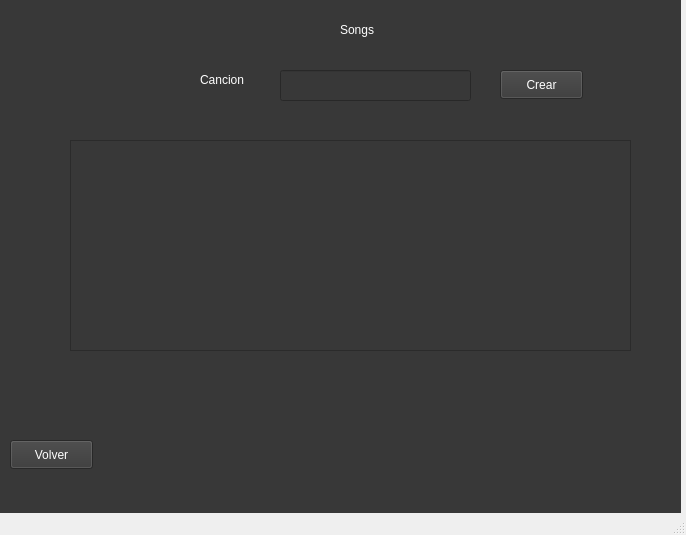
<?xml version="1.0" encoding="UTF-8"?>
<ui version="4.0">
 <class>MainWindow</class>
 <widget class="QMainWindow" name="MainWindow">
  <property name="geometry">
   <rect>
    <x>0</x>
    <y>0</y>
    <width>686</width>
    <height>535</height>
   </rect>
  </property>
  <property name="windowTitle">
   <string>MainWindow</string>
  </property>
  <widget class="QWidget" name="centralwidget">
   <widget class="QStackedWidget" name="Stack">
    <property name="geometry">
     <rect>
      <x>0</x>
      <y>-10</y>
      <width>681</width>
      <height>541</height>
     </rect>
    </property>
    <property name="styleSheet">
     <string notr="true">background-color: rgb(56, 56, 56);</string>
    </property>
    <property name="currentIndex">
     <number>4</number>
    </property>
    <widget class="QWidget" name="page">
     <widget class="QPushButton" name="pushButton">
      <property name="geometry">
       <rect>
        <x>290</x>
        <y>110</y>
        <width>121</width>
        <height>41</height>
       </rect>
      </property>
      <property name="styleSheet">
       <string notr="true">color: rgb(255, 255, 255);
border-bottom-color: rgb(255, 255, 255);</string>
      </property>
      <property name="text">
       <string>Add Songs</string>
      </property>
     </widget>
     <widget class="QPushButton" name="pushButton_2">
      <property name="geometry">
       <rect>
        <x>270</x>
        <y>170</y>
        <width>151</width>
        <height>41</height>
       </rect>
      </property>
      <property name="styleSheet">
       <string notr="true">color: rgb(255, 255, 255);</string>
      </property>
      <property name="text">
       <string>Downloads Songs</string>
      </property>
     </widget>
     <widget class="QLabel" name="label">
      <property name="geometry">
       <rect>
        <x>310</x>
        <y>20</y>
        <width>101</width>
        <height>41</height>
       </rect>
      </property>
      <property name="font">
       <font>
        <family>Segoe UI Emoji</family>
        <pointsize>16</pointsize>
       </font>
      </property>
      <property name="styleSheet">
       <string notr="true">color: rgb(255, 255, 255);</string>
      </property>
      <property name="text">
       <string>INICIO</string>
      </property>
     </widget>
     <widget class="QPushButton" name="pushButton_3">
      <property name="geometry">
       <rect>
        <x>290</x>
        <y>230</y>
        <width>121</width>
        <height>41</height>
       </rect>
      </property>
      <property name="styleSheet">
       <string notr="true">color: rgb(255, 255, 255);</string>
      </property>
      <property name="text">
       <string>Review Songs</string>
      </property>
     </widget>
     <widget class="QPushButton" name="pushButton_4">
      <property name="geometry">
       <rect>
        <x>290</x>
        <y>290</y>
        <width>121</width>
        <height>41</height>
       </rect>
      </property>
      <property name="styleSheet">
       <string notr="true">color: rgb(255, 255, 255);</string>
      </property>
      <property name="text">
       <string>Songs</string>
      </property>
     </widget>
     <widget class="QPushButton" name="pushButton_5">
      <property name="geometry">
       <rect>
        <x>290</x>
        <y>350</y>
        <width>121</width>
        <height>41</height>
       </rect>
      </property>
      <property name="styleSheet">
       <string notr="true">color: rgb(255, 255, 255);</string>
      </property>
      <property name="text">
       <string>Info Songs</string>
      </property>
     </widget>
    </widget>
    <widget class="QWidget" name="page_2">
     <widget class="QLabel" name="label_2">
      <property name="geometry">
       <rect>
        <x>290</x>
        <y>20</y>
        <width>151</width>
        <height>41</height>
       </rect>
      </property>
      <property name="font">
       <font>
        <family>Segoe UI Emoji</family>
        <pointsize>16</pointsize>
       </font>
      </property>
      <property name="styleSheet">
       <string notr="true">color: rgb(255, 255, 255);</string>
      </property>
      <property name="text">
       <string>Add Songs</string>
      </property>
     </widget>
     <widget class="QPushButton" name="pushButton_6">
      <property name="geometry">
       <rect>
        <x>590</x>
        <y>20</y>
        <width>83</width>
        <height>29</height>
       </rect>
      </property>
      <property name="styleSheet">
       <string notr="true">color: rgb(255, 255, 255);</string>
      </property>
      <property name="text">
       <string>Volver</string>
      </property>
     </widget>
     <widget class="QLabel" name="label_4">
      <property name="geometry">
       <rect>
        <x>30</x>
        <y>80</y>
        <width>111</width>
        <height>31</height>
       </rect>
      </property>
      <property name="font">
       <font>
        <family>Segoe UI Emoji</family>
        <pointsize>14</pointsize>
       </font>
      </property>
      <property name="styleSheet">
       <string notr="true">color: rgb(255, 255, 255);</string>
      </property>
      <property name="text">
       <string>Nombre:</string>
      </property>
     </widget>
     <widget class="QLineEdit" name="txtnombreAdd">
      <property name="geometry">
       <rect>
        <x>140</x>
        <y>80</y>
        <width>161</width>
        <height>31</height>
       </rect>
      </property>
      <property name="styleSheet">
       <string notr="true">color: rgb(255, 255, 255);
font: 700 10pt &quot;Segoe UI&quot;;</string>
      </property>
     </widget>
     <widget class="QLabel" name="label_5">
      <property name="geometry">
       <rect>
        <x>30</x>
        <y>130</y>
        <width>111</width>
        <height>41</height>
       </rect>
      </property>
      <property name="font">
       <font>
        <family>Segoe UI Emoji</family>
        <pointsize>14</pointsize>
       </font>
      </property>
      <property name="styleSheet">
       <string notr="true">color: rgb(255, 255, 255);</string>
      </property>
      <property name="text">
       <string>Cantante:</string>
      </property>
     </widget>
     <widget class="QLabel" name="label_6">
      <property name="geometry">
       <rect>
        <x>30</x>
        <y>190</y>
        <width>111</width>
        <height>31</height>
       </rect>
      </property>
      <property name="font">
       <font>
        <family>Segoe UI Emoji</family>
        <pointsize>14</pointsize>
       </font>
      </property>
      <property name="styleSheet">
       <string notr="true">color: rgb(255, 255, 255);</string>
      </property>
      <property name="text">
       <string>Genero:</string>
      </property>
     </widget>
     <widget class="QLabel" name="label_7">
      <property name="geometry">
       <rect>
        <x>30</x>
        <y>250</y>
        <width>111</width>
        <height>31</height>
       </rect>
      </property>
      <property name="font">
       <font>
        <family>Segoe UI Emoji</family>
        <pointsize>14</pointsize>
       </font>
      </property>
      <property name="styleSheet">
       <string notr="true">color: rgb(255, 255, 255);</string>
      </property>
      <property name="text">
       <string>Precio:</string>
      </property>
     </widget>
     <widget class="QLineEdit" name="txtcantanteAdd">
      <property name="geometry">
       <rect>
        <x>140</x>
        <y>140</y>
        <width>161</width>
        <height>31</height>
       </rect>
      </property>
      <property name="styleSheet">
       <string notr="true">color: rgb(255, 255, 255);
font: 700 10pt &quot;Segoe UI&quot;;</string>
      </property>
     </widget>
     <widget class="QLineEdit" name="txtprecioAdd">
      <property name="geometry">
       <rect>
        <x>140</x>
        <y>250</y>
        <width>161</width>
        <height>31</height>
       </rect>
      </property>
      <property name="styleSheet">
       <string notr="true">color: rgb(255, 255, 255);
font: 700 10pt &quot;Segoe UI&quot;;</string>
      </property>
     </widget>
     <widget class="QComboBox" name="cbGeneroAdd">
      <property name="geometry">
       <rect>
        <x>140</x>
        <y>190</y>
        <width>161</width>
        <height>31</height>
       </rect>
      </property>
      <property name="styleSheet">
       <string notr="true">color: rgb(255, 255, 255);</string>
      </property>
      <item>
       <property name="text">
        <string>Pop</string>
       </property>
      </item>
      <item>
       <property name="text">
        <string>Rock</string>
       </property>
      </item>
      <item>
       <property name="text">
        <string>Ranchera</string>
       </property>
      </item>
      <item>
       <property name="text">
        <string>Reggae</string>
       </property>
      </item>
      <item>
       <property name="text">
        <string>Rap</string>
       </property>
      </item>
      <item>
       <property name="text">
        <string>Electronica</string>
       </property>
      </item>
      <item>
       <property name="text">
        <string>Dance</string>
       </property>
      </item>
     </widget>
     <widget class="QPushButton" name="btAgregarAdd">
      <property name="geometry">
       <rect>
        <x>160</x>
        <y>340</y>
        <width>91</width>
        <height>41</height>
       </rect>
      </property>
      <property name="styleSheet">
       <string notr="true">color: rgb(255, 255, 255);</string>
      </property>
      <property name="text">
       <string>Add</string>
      </property>
     </widget>
     <widget class="QTimeEdit" name="timeEdit">
      <property name="geometry">
       <rect>
        <x>450</x>
        <y>120</y>
        <width>131</width>
        <height>41</height>
       </rect>
      </property>
      <property name="styleSheet">
       <string notr="true">color: rgb(255, 255, 255);
font: 700 10pt &quot;Segoe UI&quot;;</string>
      </property>
      <property name="displayFormat">
       <string>mm:ss</string>
      </property>
     </widget>
     <widget class="QLabel" name="label_17">
      <property name="geometry">
       <rect>
        <x>450</x>
        <y>70</y>
        <width>101</width>
        <height>31</height>
       </rect>
      </property>
      <property name="styleSheet">
       <string notr="true">color: rgb(255, 255, 255);
font: 14pt &quot;Segoe UI Emoji&quot;;</string>
      </property>
      <property name="text">
       <string>Duracion</string>
      </property>
     </widget>
    </widget>
    <widget class="QWidget" name="page_3">
     <widget class="QLabel" name="label_3">
      <property name="geometry">
       <rect>
        <x>20</x>
        <y>30</y>
        <width>201</width>
        <height>31</height>
       </rect>
      </property>
      <property name="styleSheet">
       <string notr="true">color: rgb(255, 255, 255);
font: 700 14pt &quot;Segoe UI&quot;;</string>
      </property>
      <property name="text">
       <string>Downloads Songs</string>
      </property>
     </widget>
     <widget class="QLineEdit" name="txtcodeDown">
      <property name="geometry">
       <rect>
        <x>220</x>
        <y>120</y>
        <width>113</width>
        <height>28</height>
       </rect>
      </property>
      <property name="styleSheet">
       <string notr="true">color: rgb(255, 255, 255);
font: 700 10pt &quot;Segoe UI&quot;;</string>
      </property>
     </widget>
     <widget class="QLineEdit" name="txtcliente">
      <property name="geometry">
       <rect>
        <x>220</x>
        <y>180</y>
        <width>113</width>
        <height>28</height>
       </rect>
      </property>
      <property name="styleSheet">
       <string notr="true">color: rgb(255, 255, 255);
font: 700 10pt &quot;Segoe UI&quot;;</string>
      </property>
     </widget>
     <widget class="QLabel" name="label_8">
      <property name="geometry">
       <rect>
        <x>30</x>
        <y>120</y>
        <width>181</width>
        <height>21</height>
       </rect>
      </property>
      <property name="styleSheet">
       <string notr="true">color: rgb(255, 255, 255);
font: 700 10pt &quot;Segoe UI&quot;;</string>
      </property>
      <property name="text">
       <string>Codigo de la cancion</string>
      </property>
     </widget>
     <widget class="QLabel" name="label_9">
      <property name="geometry">
       <rect>
        <x>30</x>
        <y>170</y>
        <width>151</width>
        <height>21</height>
       </rect>
      </property>
      <property name="styleSheet">
       <string notr="true">color: rgb(255, 255, 255);
font: 700 10pt &quot;Segoe UI&quot;;</string>
      </property>
      <property name="text">
       <string>Nombre Cliente:</string>
      </property>
     </widget>
     <widget class="QPushButton" name="pushButton_7">
      <property name="geometry">
       <rect>
        <x>140</x>
        <y>260</y>
        <width>101</width>
        <height>41</height>
       </rect>
      </property>
      <property name="styleSheet">
       <string notr="true">color: rgb(255, 255, 255);</string>
      </property>
      <property name="text">
       <string>Download</string>
      </property>
     </widget>
     <widget class="QPushButton" name="pushButton_8">
      <property name="geometry">
       <rect>
        <x>50</x>
        <y>450</y>
        <width>83</width>
        <height>29</height>
       </rect>
      </property>
      <property name="styleSheet">
       <string notr="true">color: rgb(255, 255, 255);</string>
      </property>
      <property name="text">
       <string>Volver</string>
      </property>
     </widget>
     <widget class="QTextEdit" name="areadownload">
      <property name="geometry">
       <rect>
        <x>360</x>
        <y>90</y>
        <width>301</width>
        <height>161</height>
       </rect>
      </property>
      <property name="styleSheet">
       <string notr="true">color: rgb(255, 255, 255);
font: 700 10pt &quot;Segoe UI&quot;;</string>
      </property>
     </widget>
    </widget>
    <widget class="QWidget" name="page_4">
     <widget class="QLabel" name="label_10">
      <property name="geometry">
       <rect>
        <x>20</x>
        <y>20</y>
        <width>171</width>
        <height>31</height>
       </rect>
      </property>
      <property name="styleSheet">
       <string notr="true">color: rgb(255, 255, 255);
font: 700 14pt &quot;Segoe UI&quot;;</string>
      </property>
      <property name="text">
       <string>Review Songs</string>
      </property>
     </widget>
     <widget class="QLabel" name="label_11">
      <property name="geometry">
       <rect>
        <x>60</x>
        <y>120</y>
        <width>171</width>
        <height>31</height>
       </rect>
      </property>
      <property name="styleSheet">
       <string notr="true">color: rgb(255, 255, 255);
font: 700 10pt &quot;Segoe UI&quot;;</string>
      </property>
      <property name="text">
       <string>Codigo de la cancion</string>
      </property>
     </widget>
     <widget class="QLabel" name="label_12">
      <property name="geometry">
       <rect>
        <x>60</x>
        <y>180</y>
        <width>81</width>
        <height>20</height>
       </rect>
      </property>
      <property name="styleSheet">
       <string notr="true">color: rgb(255, 255, 255);
font: 700 10pt &quot;Segoe UI&quot;;</string>
      </property>
      <property name="text">
       <string>Estrellas:</string>
      </property>
     </widget>
     <widget class="QLineEdit" name="txtcodereview">
      <property name="geometry">
       <rect>
        <x>260</x>
        <y>120</y>
        <width>181</width>
        <height>31</height>
       </rect>
      </property>
      <property name="styleSheet">
       <string notr="true">color: rgb(255, 255, 255);
font: 700 10pt &quot;Segoe UI&quot;;</string>
      </property>
     </widget>
     <widget class="QLineEdit" name="txtestrellas">
      <property name="geometry">
       <rect>
        <x>260</x>
        <y>170</y>
        <width>181</width>
        <height>31</height>
       </rect>
      </property>
      <property name="styleSheet">
       <string notr="true">color: rgb(255, 255, 255);
font: 700 10pt &quot;Segoe UI&quot;;</string>
      </property>
     </widget>
     <widget class="QPushButton" name="pushButton_10">
      <property name="geometry">
       <rect>
        <x>20</x>
        <y>438</y>
        <width>101</width>
        <height>41</height>
       </rect>
      </property>
      <property name="styleSheet">
       <string notr="true">color: rgb(255, 255, 255);
font: 700 10pt &quot;Segoe UI&quot;;</string>
      </property>
      <property name="text">
       <string>Volver</string>
      </property>
     </widget>
     <widget class="QPushButton" name="pushButton_11">
      <property name="geometry">
       <rect>
        <x>180</x>
        <y>250</y>
        <width>121</width>
        <height>41</height>
       </rect>
      </property>
      <property name="styleSheet">
       <string notr="true">color: rgb(255, 255, 255);
font: 700 10pt &quot;Segoe UI&quot;;</string>
      </property>
      <property name="text">
       <string>Review</string>
      </property>
     </widget>
    </widget>
    <widget class="QWidget" name="page_5">
     <widget class="QLabel" name="label_13">
      <property name="geometry">
       <rect>
        <x>340</x>
        <y>30</y>
        <width>63</width>
        <height>20</height>
       </rect>
      </property>
      <property name="styleSheet">
       <string notr="true">color: rgb(255, 255, 255);</string>
      </property>
      <property name="text">
       <string>Songs</string>
      </property>
     </widget>
     <widget class="QLineEdit" name="txtcancion">
      <property name="geometry">
       <rect>
        <x>280</x>
        <y>80</y>
        <width>191</width>
        <height>31</height>
       </rect>
      </property>
      <property name="styleSheet">
       <string notr="true">color: rgb(255, 255, 255);</string>
      </property>
     </widget>
     <widget class="QLabel" name="label_14">
      <property name="geometry">
       <rect>
        <x>200</x>
        <y>80</y>
        <width>63</width>
        <height>20</height>
       </rect>
      </property>
      <property name="styleSheet">
       <string notr="true">color: rgb(255, 255, 255);</string>
      </property>
      <property name="text">
       <string>Cancion</string>
      </property>
     </widget>
     <widget class="QPushButton" name="btSongsVolver">
      <property name="geometry">
       <rect>
        <x>10</x>
        <y>450</y>
        <width>83</width>
        <height>29</height>
       </rect>
      </property>
      <property name="styleSheet">
       <string notr="true">color: rgb(255, 255, 255);</string>
      </property>
      <property name="text">
       <string>Volver</string>
      </property>
     </widget>
     <widget class="QPushButton" name="pushButton_13">
      <property name="geometry">
       <rect>
        <x>500</x>
        <y>80</y>
        <width>83</width>
        <height>29</height>
       </rect>
      </property>
      <property name="styleSheet">
       <string notr="true">color: rgb(255, 255, 255);</string>
      </property>
      <property name="text">
       <string>Crear</string>
      </property>
     </widget>
     <widget class="QTextEdit" name="areasongs">
      <property name="geometry">
       <rect>
        <x>70</x>
        <y>150</y>
        <width>561</width>
        <height>211</height>
       </rect>
      </property>
      <property name="styleSheet">
       <string notr="true">color: rgb(255, 255, 255);
font: 700 10pt &quot;Segoe UI&quot;;</string>
      </property>
     </widget>
    </widget>
    <widget class="QWidget" name="page_6">
     <widget class="QLineEdit" name="txtcodeinfo">
      <property name="geometry">
       <rect>
        <x>240</x>
        <y>80</y>
        <width>191</width>
        <height>31</height>
       </rect>
      </property>
      <property name="styleSheet">
       <string notr="true">color: rgb(255, 255, 255);
font: 700 10pt &quot;Segoe UI&quot;;</string>
      </property>
     </widget>
     <widget class="QTextEdit" name="textEdit">
      <property name="geometry">
       <rect>
        <x>60</x>
        <y>170</y>
        <width>521</width>
        <height>271</height>
       </rect>
      </property>
      <property name="styleSheet">
       <string notr="true">color: rgb(255, 255, 255);</string>
      </property>
     </widget>
     <widget class="QLabel" name="label_15">
      <property name="geometry">
       <rect>
        <x>70</x>
        <y>90</y>
        <width>161</width>
        <height>21</height>
       </rect>
      </property>
      <property name="styleSheet">
       <string notr="true">color: rgb(255, 255, 255);</string>
      </property>
      <property name="text">
       <string>Codigo de la cancion</string>
      </property>
     </widget>
     <widget class="QLabel" name="label_16">
      <property name="geometry">
       <rect>
        <x>70</x>
        <y>30</y>
        <width>141</width>
        <height>21</height>
       </rect>
      </property>
      <property name="styleSheet">
       <string notr="true">color: rgb(255, 255, 255);</string>
      </property>
      <property name="text">
       <string>Informacion Songs</string>
      </property>
     </widget>
     <widget class="QPushButton" name="pushButton_14">
      <property name="geometry">
       <rect>
        <x>460</x>
        <y>80</y>
        <width>83</width>
        <height>29</height>
       </rect>
      </property>
      <property name="styleSheet">
       <string notr="true">color: rgb(255, 255, 255);</string>
      </property>
      <property name="text">
       <string>Buscar</string>
      </property>
     </widget>
     <widget class="QPushButton" name="pushButton_15">
      <property name="geometry">
       <rect>
        <x>590</x>
        <y>20</y>
        <width>83</width>
        <height>29</height>
       </rect>
      </property>
      <property name="styleSheet">
       <string notr="true">color: rgb(255, 255, 255);</string>
      </property>
      <property name="text">
       <string>Volver</string>
      </property>
     </widget>
    </widget>
   </widget>
  </widget>
  <widget class="QMenuBar" name="menubar">
   <property name="geometry">
    <rect>
     <x>0</x>
     <y>0</y>
     <width>686</width>
     <height>25</height>
    </rect>
   </property>
  </widget>
  <widget class="QStatusBar" name="statusbar"/>
 </widget>
 <resources/>
 <connections/>
</ui>
